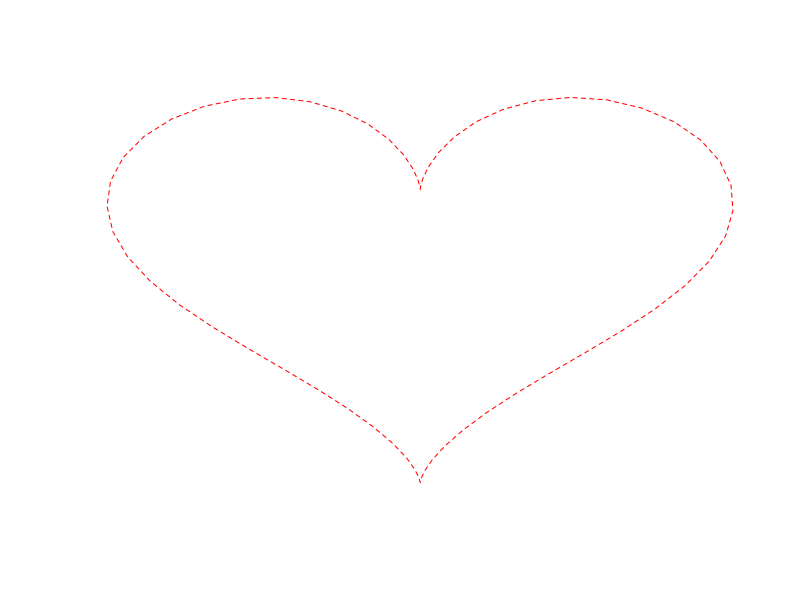
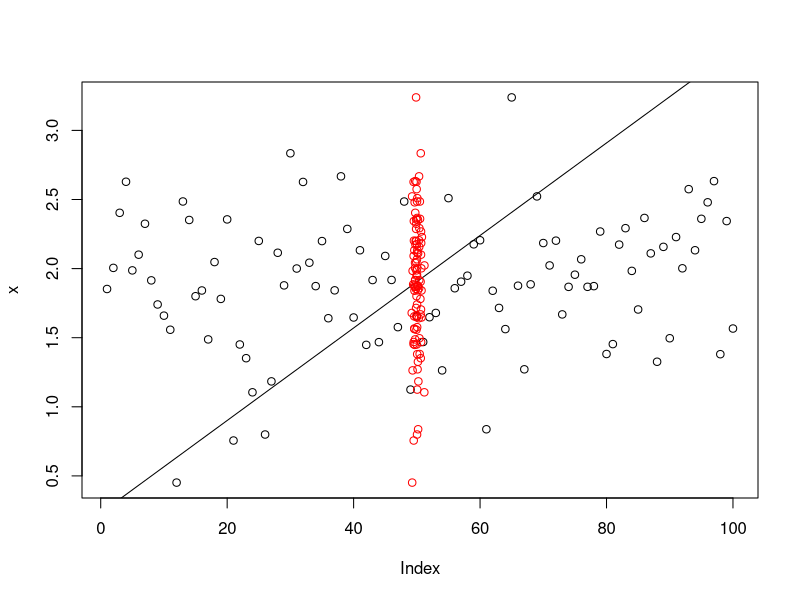

Here is the R script that generated these plots, in order:
## ---- chunk 1
knitr::opts_chunk$set(echo = FALSE)
## ---- chunk 2
data <- data.frame(t=seq(0, 2*pi, by=0.1) )
xfun <- function(t) 16*sin(t)^3
yfun <- function(t) 13*cos(t)-5*cos(2*t)-2*cos(3*t)-cos(4*t)
data$y <- yfun(data$t)
data$x <- xfun(data$t)

plot(data$x,data$y, type="l", col="red", lty=2, axes=F, ylab="", xlab="")
## ---- chunk 3

x <- rnorm(100, 2, 0.5)
y <- rnorm(100, 50, 0.4)
plot(x)
abline(lm(x~y))
points(y,x, col="red")

1337
## ---- chunk 4
#Nice job! -Marius

x <- 2
y <- x*2
paste(y, "is the highest number in this time series")
